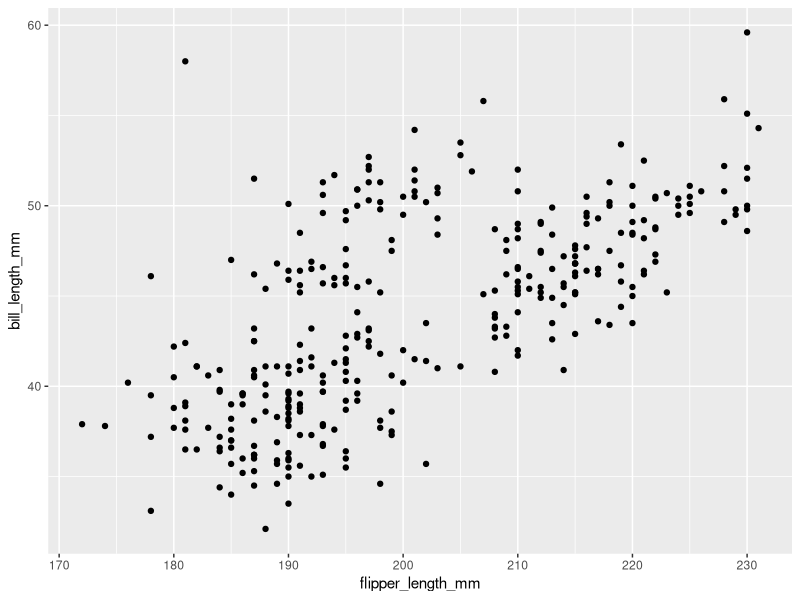

Recreate this plot in R.
## ---- chunk 1
library(palmerpenguins)
## ---- chunk 2

data("penguins")

## ---- chunk 3
summary(penguins)
## ---- chunk 4
?penguins
## ---- chunk 5
library(tidyverse)
penguins <- penguins %>% na.omit
summary(penguins)
## ---- chunk 6
 ggplot() +
  geom_point(data = penguins, aes (x = flipper_length_mm, y = bill_length_mm)) 
## ---- chunk 7

# Here your code


## ---- chunk 8
# Here your code

## ---- chunk 9

# Here your code

## ---- chunk 10
# Here your code


## ---- chunk 11
# Here your code
